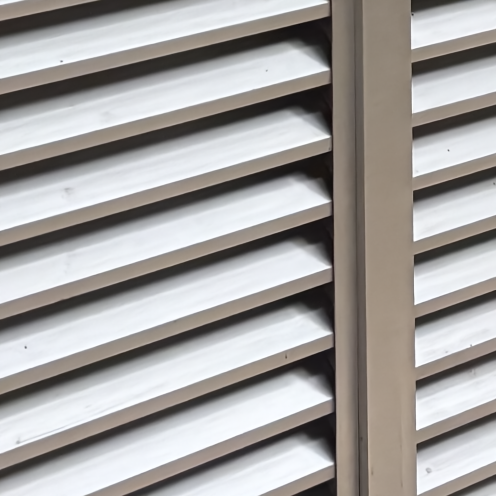
#> input picture competition_data/submissions/denoised/461.png, 992 x 992 px (shown at 1/2 size)
$ python -i classical.py   (imports and definitions only)
#> lines starting #> are read from the running program, lines starting #| are printed output that depends on the picture; after the words box and inside, x2 and y2 are one past the last pixel; in counts of white or black regions, pixels touching at a corner belong together
#> further down, picture is the input picture: shape (992, 992, 3); mean B, G, R 159.2, 161, 163.8
"""Image-adaptive signal processing; no image IDs or stored defect locations."""

import numpy as np
from scipy.ndimage import median_filter


def estimate_noise(image: np.ndarray) -> np.ndarray:
    """Per-channel Haar-HH MAD in [0, 1] units, using only the noisy image."""
    height, width = image.shape[:2]
#> height = 992; width = 992
    if min(height, width) < 2:
        return np.full(image.shape[-1], 1 / 255, dtype=np.float32)
    even = image[:height // 2 * 2, :width // 2 * 2]
    hh = (even[::2, ::2] - even[::2, 1::2]
          - even[1::2, ::2] + even[1::2, 1::2]) * 0.5
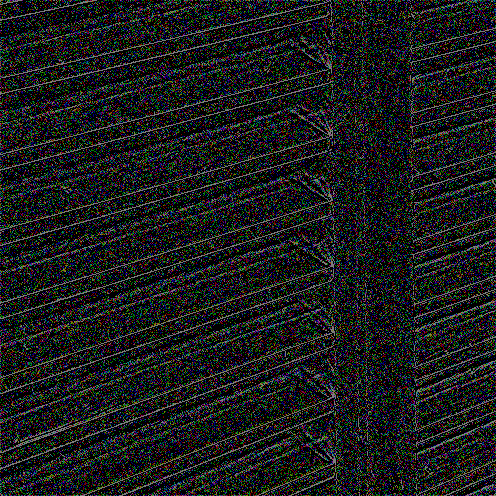
#> hh: shape (496, 496, 3) float64; mean B, G, R 28.9, 28.6, 26.9
    center = np.median(hh, axis=(0, 1))
#> center = [0, 0, 0]
    return np.maximum(np.median(np.abs(hh - center), axis=(0, 1)) / 0.67448975,
                      1 / 255).astype(np.float32)


def repair_impulses(image: np.ndarray, threshold: float = 4.5) -> tuple[np.ndarray, dict]:
    """Reject strong isolated outliers using noise MAD and local rank statistics.

    A 3x3 median supplies the replacement when it agrees with the 5x5 median;
    otherwise the larger support is used. A local MAD gate protects edges.
    Neither clean targets nor a fixed sensor-defect map are used at inference.
    """
    if threshold <= 0 or image.ndim != 3 or image.shape[2] != 3:
        raise ValueError("Expected RGB HWC data and a positive impulse threshold.")
    sigma = estimate_noise(image)
#> sigma = [0.00392, 0.00392, 0.00392]
    median3 = median_filter(image, size=(3, 3, 1), mode="reflect")
    local_mad = median_filter(np.abs(image - median3), size=(3, 3, 1), mode="reflect")
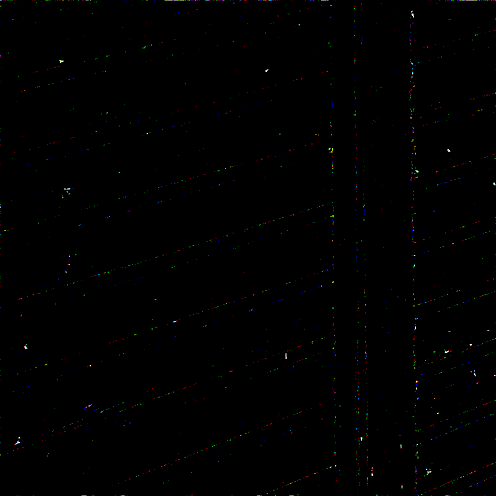
#> local_mad: shape (992, 992, 3) (shown at 1/2 size); mean B, G, R 0.6, 0.6, 0.7
    gate = np.maximum(threshold * sigma, np.maximum(4 * 1.4826 * local_mad, 0.08))
    mask = np.abs(image - median3) > gate
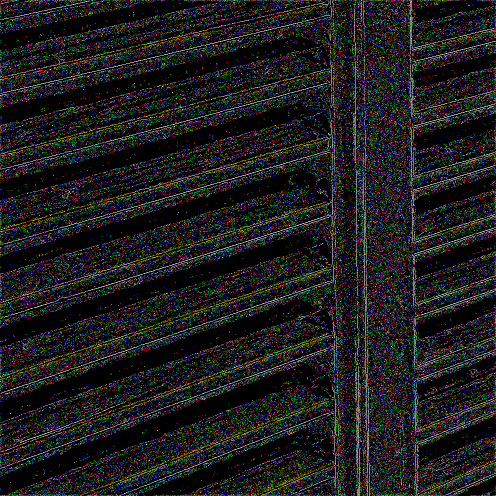
#> mask: shape (992, 992, 3) bool (shown at 1/2 size); mean B, G, R 0.102, 0.103, 0.102
    result = image.copy()
    if np.any(mask):
        median5 = median_filter(image, size=(5, 5, 1), mode="reflect")
        replacement = np.where(np.abs(median3 - median5) < 2 * sigma, median3, median5)
        result[mask] = replacement[mask]
    return result, {"sigma_rgb": sigma.tolist(), "repaired_fraction": float(mask.mean())}


def wavelet_denoise(image: np.ndarray, strength: float = 1.0) -> np.ndarray:
    """Blind BayesShrink reference; balanced RGB noise, no exposure adjustment."""
    from skimage.restoration import denoise_wavelet

    if strength <= 0:
        raise ValueError("Wavelet strength must be positive.")
    sigma = estimate_noise(image) * strength
    return np.clip(denoise_wavelet(
        image, sigma=sigma.tolist(), wavelet="db2", method="BayesShrink",
        mode="soft", channel_axis=-1, convert2ycbcr=False, rescale_sigma=True,
    ), 0, 1).astype(np.float32)


def refine_chroma(image: np.ndarray, amount: float = 0.0) -> np.ndarray:
    """Optional mild wavelet refinement of Cb/Cr; retain the original luminance."""
    if not 0 <= amount <= 1:
        raise ValueError("Chroma refinement must be between zero and one.")
    if amount == 0:
        return image
    from skimage.restoration import denoise_wavelet

    red, green, blue = np.moveaxis(image, -1, 0)
    y = 0.299 * red + 0.587 * green + 0.114 * blue
    cb = (blue - y) / 1.772
    cr = (red - y) / 1.402
    chroma = np.stack((cb, cr), axis=-1)
    # Explicit finite sigma also handles perfectly flat chroma; the library's
    # automatic estimator can return NaN when every detail coefficient is zero.
    filtered = denoise_wavelet(chroma, sigma=estimate_noise(chroma).tolist(),
                              wavelet="db2", method="BayesShrink",
                              channel_axis=-1, rescale_sigma=True)
    cb, cr = np.moveaxis(chroma + amount * (filtered - chroma), -1, 0)
    red = y + 1.402 * cr
    blue = y + 1.772 * cb
    green = (y - 0.299 * red - 0.114 * blue) / 0.587
    return np.clip(np.stack((red, green, blue), axis=-1), 0, 1).astype(np.float32)

>>> import cv2
>>> picture = cv2.imread('../../competition_data/submissions/denoised/461.png')
>>> result = repair_impulses(picture)

$ run again, on competition_data/submissions/denoised/462.png
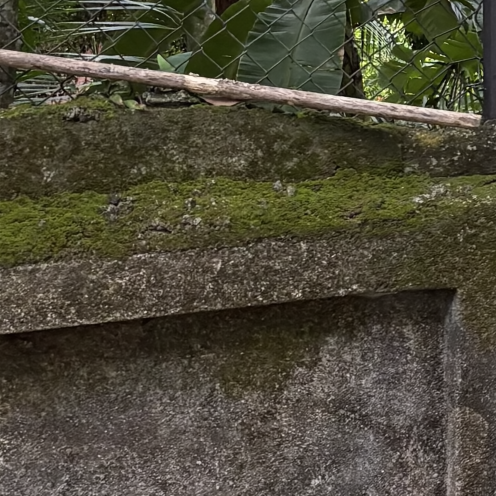
#> input picture competition_data/submissions/denoised/462.png, 992 x 992 px (shown at 1/2 size)
#> picture is the input picture: shape (992, 992, 3); mean B, G, R 56.5, 73.3, 77.3
#> in estimate_noise, `hh = (even[::2, ::2] - even[::2, 1::2] - even[1::2, ::2] + even[1::2, ..`:
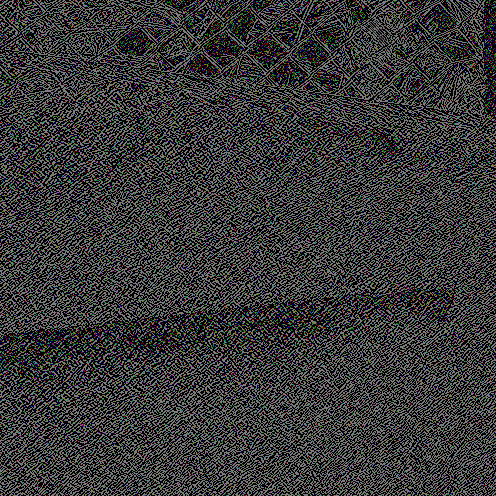
#> hh: shape (496, 496, 3) float64; mean B, G, R 56.1, 55.9, 55.8
#> center = [4.5, 4.5, 4.5]
#> sigma = [6.67, 6.67, 6.67]
#> in repair_impulses, `result[mask] = replacement[mask]`:
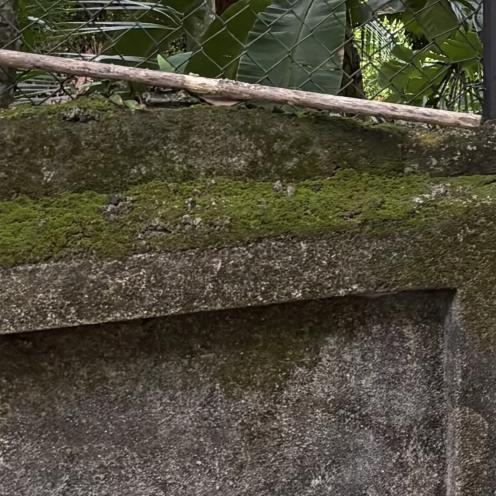
#> result: shape (992, 992, 3) (shown at 1/2 size); 18.4% of pixels changed, all inside (x1, y1, x2, y2) = (0, 0, 992, 992)

$ run again, on competition_data/submissions/denoised/463.png
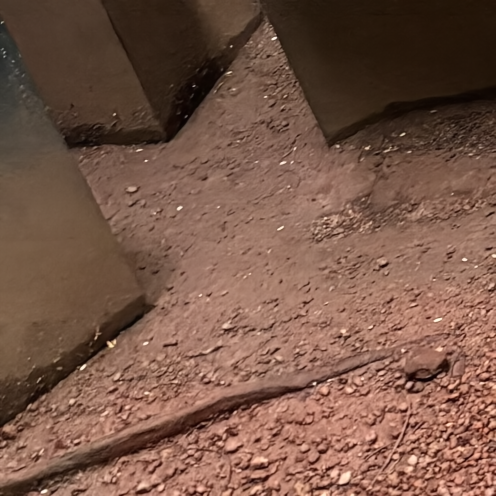
#> input picture competition_data/submissions/denoised/463.png, 992 x 992 px (shown at 1/2 size)
#> picture is the input picture: shape (992, 992, 3); mean B, G, R 71.6, 86.8, 119.5
#> in estimate_noise, `hh = (even[::2, ::2] - even[::2, 1::2] - even[1::2, ::2] + even[1::2, ..`:
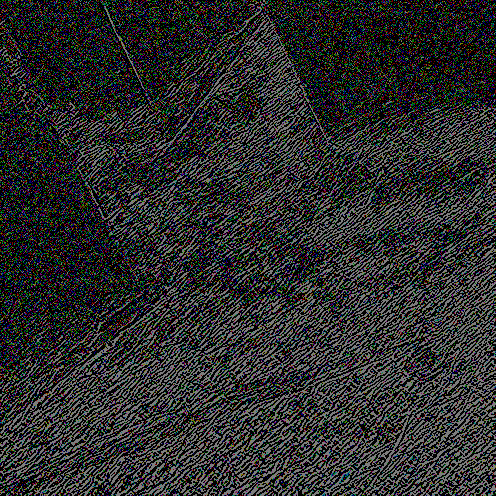
#> hh: shape (496, 496, 3) float64; mean B, G, R 44.7, 44.9, 44.2
#> center = [1, 1, 1]
#> sigma = [1.48, 1.48, 1.48]
#> in repair_impulses, `mask = np.abs(image - median3) > gate`:
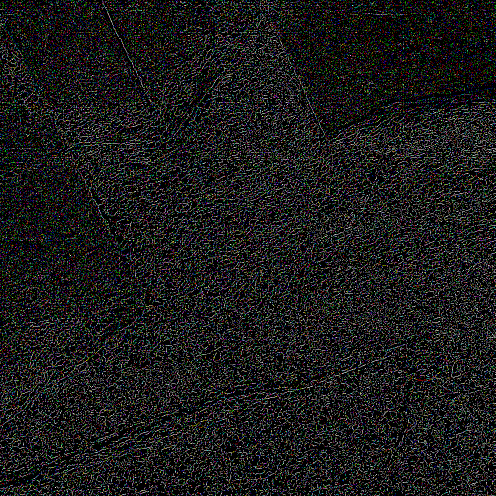
#> mask: shape (992, 992, 3) bool (shown at 1/2 size); mean B, G, R 0.102, 0.103, 0.102
#> result: shape (992, 992, 3); 17.29% of pixels changed, all inside (x1, y1, x2, y2) = (0, 0, 992, 992)

$ run again, on competition_data/submissions/denoised/464.png
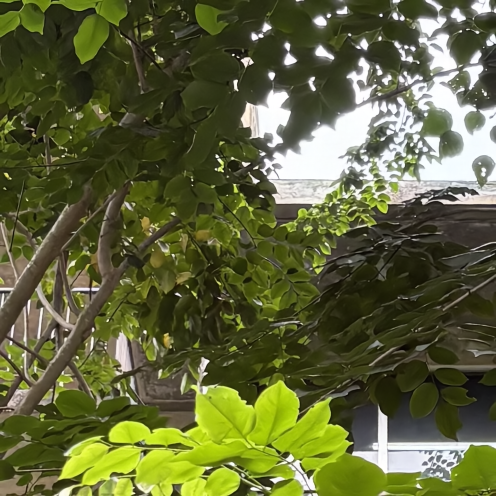
#> input picture competition_data/submissions/denoised/464.png, 992 x 992 px (shown at 1/2 size)
#> picture is the input picture: shape (992, 992, 3); mean B, G, R 57.9, 99.8, 95.1
#> in estimate_noise, `hh = (even[::2, ::2] - even[::2, 1::2] - even[1::2, ::2] + even[1::2, ..`:
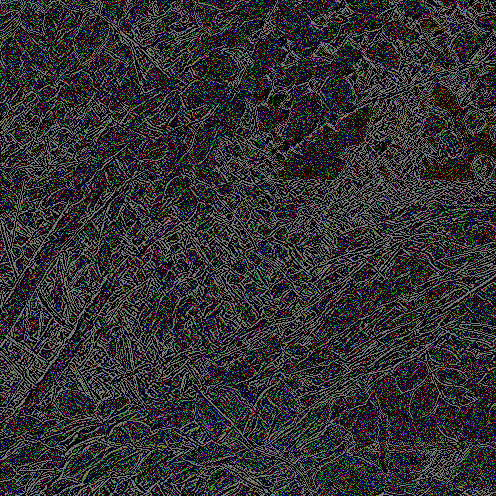
#> hh: shape (496, 496, 3) float64; mean B, G, R 42.9, 43.9, 43.4
#> center = [1, 1, 1]
#> sigma = [1.48, 1.48, 1.48]
#> in repair_impulses, `mask = np.abs(image - median3) > gate`:
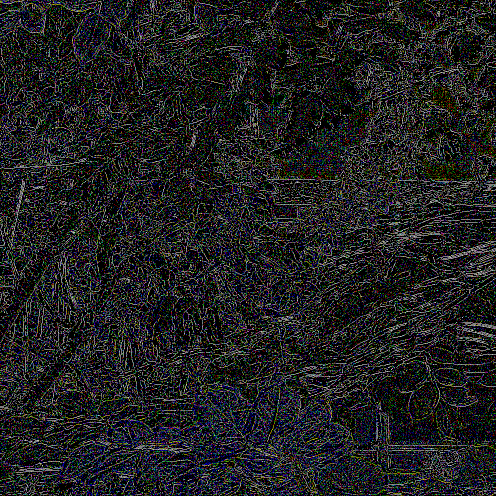
#> mask: shape (992, 992, 3) bool (shown at 1/2 size); mean B, G, R 0.129, 0.126, 0.123
